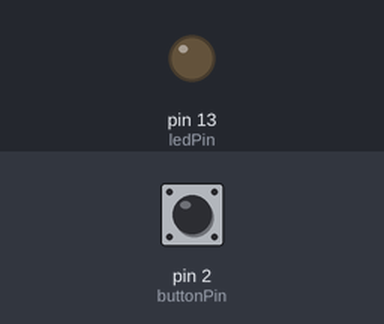
This sketch was run on a simulated Arduino Uno, built with avr-gcc and run on an emulated ATmega328P. Parts: output pins drawn as LEDs (lit = HIGH). Inputs (shaded band) come from the test bench; at power-on: pin 2 (buttonPin) HIGH.

Above: at 1.2 s.
1.3 s: pin 2 (buttonPin) pulled LOW for 0.15 s
At 2.0 s:
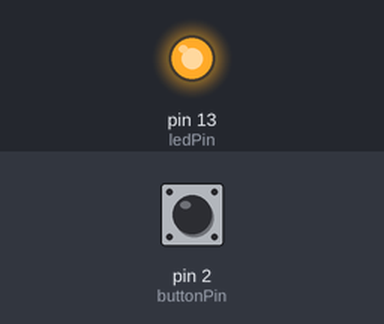
2.9 s: pin 2 (buttonPin) pulled LOW for 1 s
At 4.3 s:
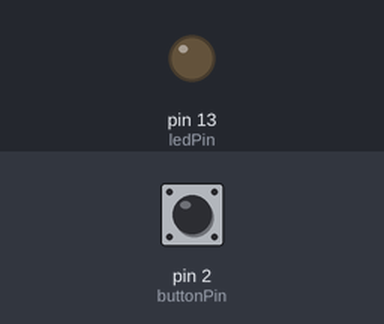
5.4 s: pin 2 (buttonPin) pulled LOW for 3.2 s
At 6.3 s:
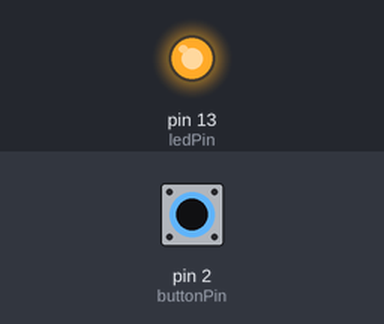
Timing chart, 0 to 8.4 s (numbered marks = the images above; inputs shaded):
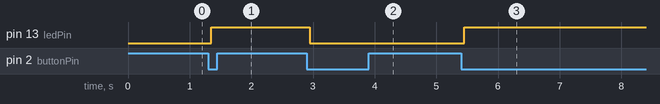

The sketch:

isr_debounce_loop.ino
```cpp
const int buttonPin = 2;
const int ledPin = 13;

volatile bool possiblePress = false;
volatile bool shouldStartCounter = false;

unsigned long lastDebounceTime = 0;
unsigned int debounceDelay = 50;

bool ledState = LOW;
bool buttonState = HIGH;
bool buttonReading = HIGH;

void setup() {
  pinMode(ledPin, OUTPUT);
  pinMode(buttonPin, INPUT_PULLUP);
  attachInterrupt(digitalPinToInterrupt(buttonPin), handleInterrupt, FALLING);
}

void loop() {
  if (possiblePress) {
    if (shouldStartCounter) {
      lastDebounceTime = millis();
      shouldStartCounter = false;
    }

    if ((millis() - lastDebounceTime) > debounceDelay) {
      buttonReading = digitalRead(buttonPin);
      if (buttonReading != buttonState) {
        if (buttonReading == LOW) {
          ledState = !ledState;
          digitalWrite(ledPin, ledState);
        }
      } // Else, false alarm
      possiblePress = false;
    }
  }
}

void handleInterrupt() {
  possiblePress = true;
  shouldStartCounter = true;
}
```

Measured:
- after the input at 1.3 s, pin 13 (ledPin): LOW → HIGH after 0.05 s
- after the input at 2.9 s, pin 13 (ledPin): HIGH → LOW after 0.05 s
- after the input at 5.4 s, pin 13 (ledPin): LOW → HIGH after 0.05 s
